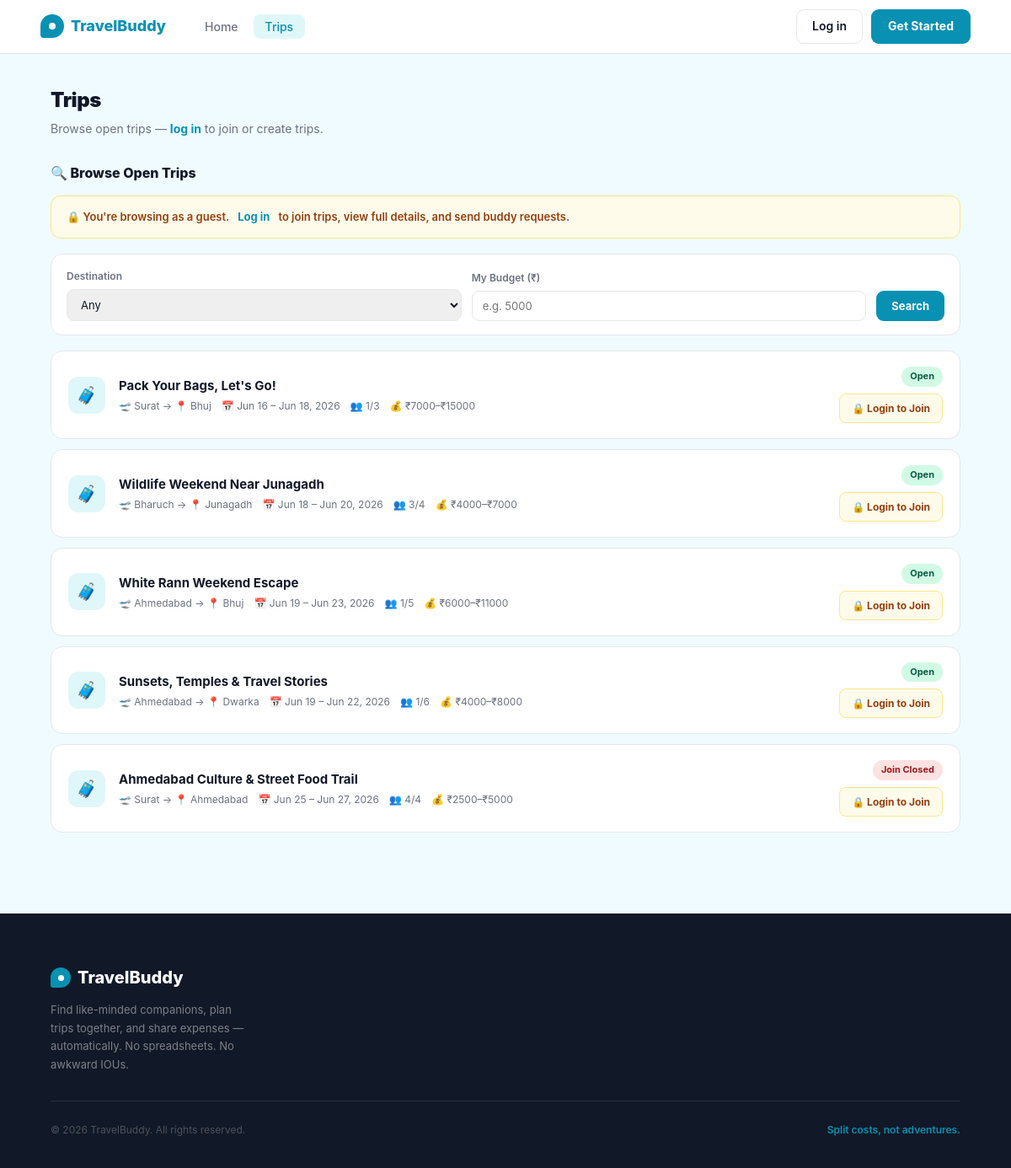
Page /trips on the committed database.
### app/models.py (models this page shows, shortened)
class Trip(db.Model):
    __tablename__ = 'trips'
    id          = db.Column(db.Integer, primary_key=True)
    owner_id    = db.Column(db.Integer, db.ForeignKey('users.id'), nullable=False)
    title       = db.Column(db.String(150), nullable=False)
    destination = db.Column(db.String(150), nullable=False)
    departure_city = db.Column(db.String(100), default='')
    start_date  = db.Column(db.Date, nullable=False)
    end_date    = db.Column(db.Date, nullable=False)
    description = db.Column(db.Text, default='')
    budget_min  = db.Column(db.Float, default=0)
    budget_max  = db.Column(db.Float, default=0)
    max_members = db.Column(db.Integer, default=4)
    status      = db.Column(db.String(20), default='upcoming')  # upcoming, active, completed
    is_public   = db.Column(db.Boolean, default=True)
    created_at  = db.Column(db.DateTime, default=lambda: datetime.now(timezone.utc))
    owner    = db.relationship('User', back_populates='owned_trips')
    members  = db.relationship('TripMember', back_populates='trip', lazy='dynamic',
                               cascade='all, delete-orphan')
    expenses = db.relationship('Expense', back_populates='trip', lazy='dynamic',
                               cascade='all, delete-orphan')
    def member_count(self):
        return self.members.filter_by(status='accepted').count() + 1  # +1 for owner
    def is_full(self):
        return self.member_count() >= self.max_members

### app/trips/routes.py (the view)
@trips.route('/trips')
def index():
    my_trips = []
    pending_ids = set()
    accepted_ids = set()
    if current_user.is_authenticated:
        my_trip_ids = current_user._all_trip_ids()
        my_trips = Trip.query.filter(Trip.id.in_(my_trip_ids)).all() if my_trip_ids else []
        pending_ids = {m.trip_id for m in
                       TripMember.query.filter_by(user_id=current_user.id, status='pending').all()}
        accepted_ids = {m.trip_id for m in
                        TripMember.query.filter_by(user_id=current_user.id, status='accepted').all()}
        my_trip_ids_set = set(my_trip_ids)
    else:
        my_trip_ids_set = set()
    query = Trip.query.filter(Trip.is_public == True)  # noqa: E712
    if my_trip_ids_set:
        query = query.filter(~Trip.id.in_(my_trip_ids_set))
    destination = request.args.get('destination', '').strip()
    budget = request.args.get('budget', '').strip()
    if destination:
        query = query.filter(Trip.destination == destination)
    if budget:
        try:
            b = float(budget)
            query = query.filter(Trip.budget_min <= b)
        except ValueError:
            pass
    browse_trips = query.order_by(Trip.start_date.asc()).all()
    return render_template('trips/index.html',
        my_trips=my_trips,
        browse_trips=browse_trips,
        pending_ids=pending_ids,
        accepted_ids=accepted_ids,
        destination=destination,
        budget=budget,
        city_choices=GUJARAT_CITIES + NEARBY_CITIES,
        today=date.today()
    )

### app/templates/trips/index.html (shortened to what this page needs)
{% extends "base.html" %}
{% block content %}
<div class="trips-page">
  <div class="trips-inner">
    <div class="page-header">
      <div>
        <h1 class="page-title">Trips</h1>
        <p class="page-subtitle">
          {% if current_user.is_authenticated %}
            Manage your trips and find new ones to join.
          {% else %}
            Browse open trips — <a href="{{ url_for('auth.login') }}" style="color:var(--green);font-weight:700;">log in</a> to join or create trips.
          {% endif %}
        </p>
      </div>
    </div>
    <div class="section">
      <div class="section-title">🔍 Browse Open Trips</div>
      {% if not current_user.is_authenticated %}
      <div class="guest-banner">
        🔒 You're browsing as a guest. <a href="{{ url_for('auth.login') }}">Log in</a> to join trips, view full details, and send buddy requests.
      </div>
      {% endif %}
      <form method="GET" action="{{ url_for('trips.index') }}" class="filter-bar">
        <div class="filter-field">
          <label>Destination</label>
          <select name="destination">
            <option value="">Any</option>
          </select>
        </div>
        <div class="filter-field">
          <label>My Budget (₹)</label>
          <input type="number" name="budget" placeholder="e.g. 5000" value="{{ budget }}">
        </div>
        <button type="submit" class="btn-filter">Search</button>
      </form>
      {% if browse_trips %}
        <div class="trip-cards">
          {% for trip in browse_trips %}
          <div class="trip-card">
            <div class="trip-icon">🧳</div>
            <div class="trip-info">
              <div class="trip-name">
                {% if current_user.is_authenticated %}
                  <a href="{{ url_for('trips.detail', trip_id=trip.id) }}">{{ trip.title }}</a>
                {% else %}
                  <a href="{{ url_for('auth.login') }}">{{ trip.title }}</a>
                {% endif %}
              </div>
              <div class="trip-meta">
                <span>🛫 {{ trip.departure_city }} → 📍 {{ trip.destination }}</span>
                <span>📅 {{ trip.start_date.strftime('%b %d') }} – {{ trip.end_date.strftime('%b %d, %Y') }}</span>
                <span>👥 {{ trip.member_count() }}/{{ trip.max_members }}</span>
                <span>💰 ₹{{ "%.0f"|format(trip.budget_min) }}–₹{{ "%.0f"|format(trip.budget_max) }}</span>
              </div>
            </div>
            <div class="trip-right">
              {% if trip.is_full() %}
                <span class="badge badge-join-closed">Join Closed</span>
              {% else %}
                <span class="badge badge-open">Open</span>
              {% endif %}
              {% if current_user.is_authenticated %}
                {% if trip.id in accepted_ids %}
                  <span class="badge badge-owner">Joined</span>
                {% elif trip.id in pending_ids %}
                  <button class="btn-small btn-pending" disabled>Request Sent</button>
                {% elif not trip.is_full() %}
                  <form method="POST" action="{{ url_for('trips.send_request', trip_id=trip.id) }}">
                    <input type="hidden" name="csrf_token" value="{{ csrf_token() }}">
                    <button type="submit" class="btn-small btn-request">Send Buddy Request</button>
                  </form>
                {% endif %}
                <a href="{{ url_for('trips.detail', trip_id=trip.id) }}" class="btn-small btn-view">View →</a>
              {% else %}
                <a href="{{ url_for('auth.login') }}" class="btn-guest-login">🔒 Login to Join</a>
              {% endif %}
            </div>
          </div>
          {% endfor %}
        </div>
      {% else %}
        <div class="empty-state">
          <div class="empty-icon">🤷</div>
          <h4>No open trips found</h4>
          <p>Try adjusting your filters, or check back later for new trips.</p>
        </div>
      {% endif %}
    </div>
  </div>
</div>
{% endblock %}

### rows in the picture
Trip: title "Pack Your Bags, Let's Go!", departure_city "Surat", destination "Bhuj", start_date "Jun 16", end_date "Jun 18, 2026", member_count "1", max_members "3", budget_min "7000", budget_max "15000", shows "Open"
Trip: title "Wildlife Weekend Near Junagadh", departure_city "Bharuch", destination "Junagadh", start_date "Jun 18", end_date "Jun 20, 2026", member_count "3", max_members "4", budget_min "4000", budget_max "7000", shows "Open"
Trip: title "White Rann Weekend Escape", departure_city "Ahmedabad", destination "Bhuj", start_date "Jun 19", end_date "Jun 23, 2026", member_count "1", max_members "5", budget_min "6000", budget_max "11000", shows "Open"
Trip: title "Sunsets, Temples & Travel Stories", departure_city "Ahmedabad", destination "Dwarka", start_date "Jun 19", end_date "Jun 22, 2026", member_count "1", max_members "6", budget_min "4000", budget_max "8000", shows "Open"
Trip: title "Ahmedabad Culture & Street Food Trail", departure_city "Surat", destination "Ahmedabad", start_date "Jun 25", end_date "Jun 27, 2026", member_count "4", max_members "4", budget_min "2500", budget_max "5000", shows "Join Closed"
